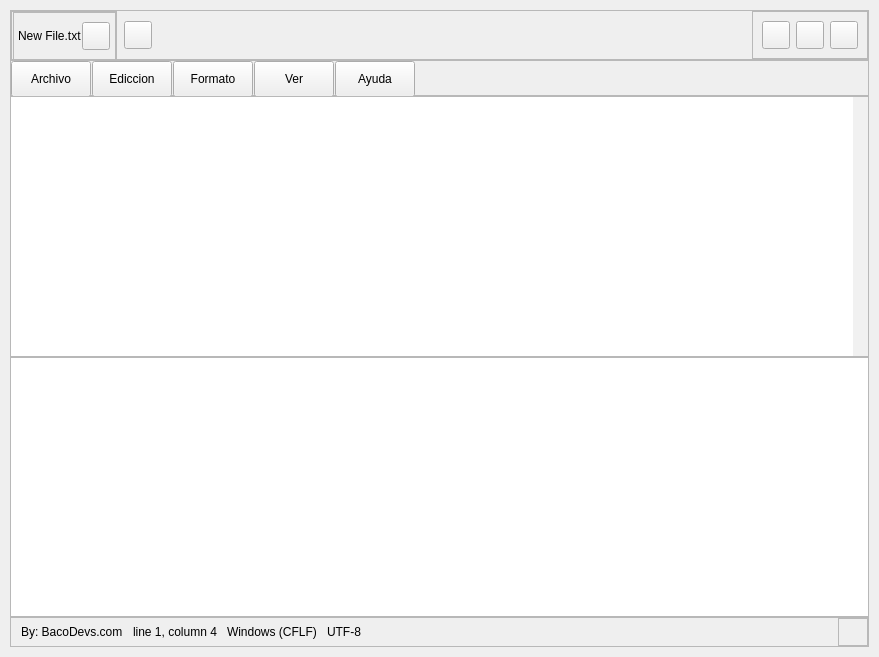
<?xml version="1.0" encoding="UTF-8"?>
<ui version="4.0">
 <class>MainWindow</class>
 <widget class="QMainWindow" name="MainWindow">
  <property name="geometry">
   <rect>
    <x>0</x>
    <y>0</y>
    <width>879</width>
    <height>657</height>
   </rect>
  </property>
  <property name="windowTitle">
   <string>MainWindow</string>
  </property>
  <property name="styleSheet">
   <string notr="true">* {
border: none;
font-family: &quot;segoe UI&quot;;
}

QToolTip {
margin: 0;
background: #3C3C3C;
color: #ccc;
}

/*BEGIN TOP*/
/******************************************************/
#top {
background: #3C3C3C;
border-top-left-radius: 4px;
border-top-right-radius: 4px;
}

#basic_buttons &gt; QPushButton, #btn_add { background: transparent; border-radius: 4px; }
#basic_buttons &gt; QPushButton:hover, #btn_add:hover { background: #505050; }

#btn_minimize { image: url(:/icons/assets/icons/minimize.png); }
#btn_maximize { image: url(:/icons/assets/icons/maximize.png); }
#btn_close { image: url(:/icons/assets/icons/close.png); }
#btn_add { image: url(:/icons/assets/icons/add.png); }

#pages { padding-top: 5px; }

#pages &gt; QFrame {
border-top-left-radius: 4px;
border-top-right-radius: 4px;
}

#pages &gt; QFrame &gt; QLabel {
background-position: left center;
background-repeat: no-repeat;
background-image: url(:/icons/assets/icons/icon-top.png), url(:/icons/assets/icons/close.png);

text-align: left;
padding-left: 32px;
padding-right: 3px;
color: #E8EBEA;
}

#pages &gt; QFrame &gt; QPushButton {
	image: url(:/icons/assets/icons/close.png);

}

#pages &gt; QFrame:hover {
background-color: rgba(255, 255, 255, 30);
}

/*END TOP*/
/******************************************************/



/*BEGIN MENU*/
/******************************************************/
#menu {
border-bottom: 1px solid #3C3C3C;
}

#menu &gt; QPushButton {
background: transparent;
padding: 4px 5px;
border: none;
border-radius: 0;
color: #ccc;
font-size: 9pt;
}
#menu &gt; QPushButton:hover {
color: #fff;
background: #505050;
}

QMenu {
background: #252526;
color: #ccc;
border: 1px solid #252526;
}

QMenu::item:selected { /* when user selects item using mouse or keyboard */
background-color: #094771;
}

QMenu::separator {
    height: 1px;
    background: #616161;
	margin: 10px 10px, 10px, 17px;
}


/*END MENU*/
/******************************************************/




/*BEGIN CENTER*/
/******************************************************/


CodeEditor, #document_1, #txt_cmd, #menu {
background: #1E1E1E;
font: 100 12pt &quot;Consolas&quot;;
color: rgb(255, 255, 255);
}

#txt_cmd {
border-top: 1px solid #3C3C3C;
}


/*END CENTER*/
/******************************************************/





/*BEGIN BOTTOM*/
/******************************************************/

#bottom {
background: #007ACC;
border-bottom-left-radius: 4px;
border-bottom-right-radius: 4px;
}

#bottom &gt; QLabel {
color: #fff;
}

#resize {
image: url(:/icons/assets/icons/resize.png);
}

/*END BOTTOM*/
/******************************************************/</string>
  </property>
  <widget class="QWidget" name="App">
   <property name="styleSheet">
    <string notr="true">/* /////////////////////////////////////////////////////////////////////////////////////////////////
ScrollBars */
 QScrollBar:vertical {
	border: none;
    background: transparent;
    width: 15px;
    margin: 0px;
border-left: 1px solid rgba(255, 255, 255, 35);
 }


 QScrollBar::handle:vertical {	
	background: rgba(255, 255, 255, 35);
    min-height: 25px;
 }
 QScrollBar::add-line:vertical {
    border: none;
    background: transparent;
    height: 0px;
     subcontrol-position: bottom;
     subcontrol-origin: margin;
 }
 QScrollBar::sub-line:vertical {
	border: none;
    background: transparent;
    height: 0px;
     subcontrol-position: top;
     subcontrol-origin: margin;
 }

QScrollBar::up-arrow:vertical, QScrollBar::down-arrow:vertical { background: none; }
QScrollBar::add-page:vertical, QScrollBar::sub-page:vertical { background: none; }
QScrollBar::up-arrow:horizontal, QScrollBar::down-arrow:horizontal { background: none; }
QScrollBar::add-page:horizontal, QScrollBar::sub-page:horizontal { background: none; }

/* ///////////////////////////////////////////////////////////////////////////////////////////////// */</string>
   </property>
   <layout class="QVBoxLayout" name="AppMargins">
    <property name="spacing">
     <number>0</number>
    </property>
    <property name="leftMargin">
     <number>10</number>
    </property>
    <property name="topMargin">
     <number>10</number>
    </property>
    <property name="rightMargin">
     <number>10</number>
    </property>
    <property name="bottomMargin">
     <number>10</number>
    </property>
    <item>
     <widget class="QFrame" name="top">
      <property name="minimumSize">
       <size>
        <width>0</width>
        <height>50</height>
       </size>
      </property>
      <property name="maximumSize">
       <size>
        <width>16777215</width>
        <height>50</height>
       </size>
      </property>
      <property name="frameShape">
       <enum>QFrame::StyledPanel</enum>
      </property>
      <property name="frameShadow">
       <enum>QFrame::Raised</enum>
      </property>
      <layout class="QHBoxLayout" name="horizontalLayout">
       <property name="spacing">
        <number>7</number>
       </property>
       <property name="leftMargin">
        <number>0</number>
       </property>
       <property name="topMargin">
        <number>0</number>
       </property>
       <property name="rightMargin">
        <number>0</number>
       </property>
       <property name="bottomMargin">
        <number>0</number>
       </property>
       <item>
        <widget class="QFrame" name="pages">
         <property name="minimumSize">
          <size>
           <width>0</width>
           <height>50</height>
          </size>
         </property>
         <property name="maximumSize">
          <size>
           <width>16777215</width>
           <height>50</height>
          </size>
         </property>
         <property name="frameShape">
          <enum>QFrame::StyledPanel</enum>
         </property>
         <property name="frameShadow">
          <enum>QFrame::Raised</enum>
         </property>
         <layout class="QHBoxLayout" name="Layout_pages">
          <property name="spacing">
           <number>0</number>
          </property>
          <property name="leftMargin">
           <number>1</number>
          </property>
          <property name="topMargin">
           <number>0</number>
          </property>
          <property name="rightMargin">
           <number>0</number>
          </property>
          <property name="bottomMargin">
           <number>0</number>
          </property>
          <item>
           <widget class="QFrame" name="file_1">
            <property name="minimumSize">
             <size>
              <width>0</width>
              <height>0</height>
             </size>
            </property>
            <property name="toolTip">
             <string>New File.txt</string>
            </property>
            <property name="frameShape">
             <enum>QFrame::StyledPanel</enum>
            </property>
            <property name="frameShadow">
             <enum>QFrame::Raised</enum>
            </property>
            <layout class="QHBoxLayout" name="file_layout_1">
             <property name="spacing">
              <number>0</number>
             </property>
             <property name="leftMargin">
              <number>4</number>
             </property>
             <property name="topMargin">
              <number>0</number>
             </property>
             <property name="rightMargin">
              <number>5</number>
             </property>
             <property name="bottomMargin">
              <number>0</number>
             </property>
             <item>
              <widget class="QLabel" name="title_1">
               <property name="text">
                <string>New File.txt</string>
               </property>
              </widget>
             </item>
             <item>
              <widget class="QPushButton" name="btn_close_1">
               <property name="minimumSize">
                <size>
                 <width>28</width>
                 <height>28</height>
                </size>
               </property>
               <property name="maximumSize">
                <size>
                 <width>28</width>
                 <height>28</height>
                </size>
               </property>
               <property name="cursor">
                <cursorShape>PointingHandCursor</cursorShape>
               </property>
               <property name="text">
                <string/>
               </property>
              </widget>
             </item>
            </layout>
            <zorder>btn_close_1</zorder>
            <zorder>title_1</zorder>
           </widget>
          </item>
         </layout>
        </widget>
       </item>
       <item>
        <widget class="QPushButton" name="btn_add">
         <property name="minimumSize">
          <size>
           <width>28</width>
           <height>28</height>
          </size>
         </property>
         <property name="maximumSize">
          <size>
           <width>28</width>
           <height>28</height>
          </size>
         </property>
         <property name="cursor">
          <cursorShape>PointingHandCursor</cursorShape>
         </property>
         <property name="text">
          <string/>
         </property>
        </widget>
       </item>
       <item>
        <spacer name="horizontalSpacer">
         <property name="orientation">
          <enum>Qt::Horizontal</enum>
         </property>
         <property name="sizeHint" stdset="0">
          <size>
           <width>40</width>
           <height>20</height>
          </size>
         </property>
        </spacer>
       </item>
       <item>
        <widget class="QFrame" name="basic_buttons">
         <property name="minimumSize">
          <size>
           <width>0</width>
           <height>0</height>
          </size>
         </property>
         <property name="frameShape">
          <enum>QFrame::StyledPanel</enum>
         </property>
         <property name="frameShadow">
          <enum>QFrame::Raised</enum>
         </property>
         <layout class="QHBoxLayout" name="horizontalLayout_4">
          <item>
           <widget class="QPushButton" name="btn_minimize">
            <property name="minimumSize">
             <size>
              <width>28</width>
              <height>28</height>
             </size>
            </property>
            <property name="maximumSize">
             <size>
              <width>28</width>
              <height>28</height>
             </size>
            </property>
            <property name="cursor">
             <cursorShape>PointingHandCursor</cursorShape>
            </property>
            <property name="toolTip">
             <string>Minimize</string>
            </property>
            <property name="text">
             <string/>
            </property>
           </widget>
          </item>
          <item>
           <widget class="QPushButton" name="btn_maximize">
            <property name="minimumSize">
             <size>
              <width>28</width>
              <height>28</height>
             </size>
            </property>
            <property name="maximumSize">
             <size>
              <width>28</width>
              <height>28</height>
             </size>
            </property>
            <property name="cursor">
             <cursorShape>PointingHandCursor</cursorShape>
            </property>
            <property name="toolTip">
             <string>Maximize</string>
            </property>
            <property name="text">
             <string/>
            </property>
           </widget>
          </item>
          <item>
           <widget class="QPushButton" name="btn_close">
            <property name="minimumSize">
             <size>
              <width>28</width>
              <height>28</height>
             </size>
            </property>
            <property name="maximumSize">
             <size>
              <width>28</width>
              <height>28</height>
             </size>
            </property>
            <property name="cursor">
             <cursorShape>PointingHandCursor</cursorShape>
            </property>
            <property name="toolTip">
             <string>Close</string>
            </property>
            <property name="text">
             <string/>
            </property>
           </widget>
          </item>
         </layout>
        </widget>
       </item>
      </layout>
     </widget>
    </item>
    <item>
     <widget class="QFrame" name="menu">
      <property name="minimumSize">
       <size>
        <width>0</width>
        <height>36</height>
       </size>
      </property>
      <property name="maximumSize">
       <size>
        <width>16777215</width>
        <height>36</height>
       </size>
      </property>
      <property name="frameShape">
       <enum>QFrame::StyledPanel</enum>
      </property>
      <property name="frameShadow">
       <enum>QFrame::Raised</enum>
      </property>
      <layout class="QHBoxLayout" name="horizontalLayout_2">
       <property name="spacing">
        <number>1</number>
       </property>
       <property name="leftMargin">
        <number>0</number>
       </property>
       <property name="topMargin">
        <number>0</number>
       </property>
       <property name="rightMargin">
        <number>0</number>
       </property>
       <property name="bottomMargin">
        <number>0</number>
       </property>
       <item>
        <widget class="QPushButton" name="file">
         <property name="minimumSize">
          <size>
           <width>0</width>
           <height>36</height>
          </size>
         </property>
         <property name="maximumSize">
          <size>
           <width>16777215</width>
           <height>36</height>
          </size>
         </property>
         <property name="cursor">
          <cursorShape>PointingHandCursor</cursorShape>
         </property>
         <property name="text">
          <string>Archivo</string>
         </property>
        </widget>
       </item>
       <item>
        <widget class="QPushButton" name="edition">
         <property name="minimumSize">
          <size>
           <width>0</width>
           <height>36</height>
          </size>
         </property>
         <property name="maximumSize">
          <size>
           <width>16777215</width>
           <height>36</height>
          </size>
         </property>
         <property name="cursor">
          <cursorShape>PointingHandCursor</cursorShape>
         </property>
         <property name="text">
          <string>Ediccion</string>
         </property>
        </widget>
       </item>
       <item>
        <widget class="QPushButton" name="format">
         <property name="minimumSize">
          <size>
           <width>0</width>
           <height>36</height>
          </size>
         </property>
         <property name="maximumSize">
          <size>
           <width>16777215</width>
           <height>36</height>
          </size>
         </property>
         <property name="cursor">
          <cursorShape>PointingHandCursor</cursorShape>
         </property>
         <property name="text">
          <string>Formato</string>
         </property>
        </widget>
       </item>
       <item>
        <widget class="QPushButton" name="view">
         <property name="minimumSize">
          <size>
           <width>0</width>
           <height>36</height>
          </size>
         </property>
         <property name="maximumSize">
          <size>
           <width>16777215</width>
           <height>36</height>
          </size>
         </property>
         <property name="cursor">
          <cursorShape>PointingHandCursor</cursorShape>
         </property>
         <property name="text">
          <string>Ver</string>
         </property>
        </widget>
       </item>
       <item>
        <widget class="QPushButton" name="help">
         <property name="minimumSize">
          <size>
           <width>0</width>
           <height>36</height>
          </size>
         </property>
         <property name="maximumSize">
          <size>
           <width>16777215</width>
           <height>36</height>
          </size>
         </property>
         <property name="cursor">
          <cursorShape>PointingHandCursor</cursorShape>
         </property>
         <property name="text">
          <string>Ayuda</string>
         </property>
        </widget>
       </item>
       <item>
        <spacer name="horizontalSpacer_2">
         <property name="orientation">
          <enum>Qt::Horizontal</enum>
         </property>
         <property name="sizeHint" stdset="0">
          <size>
           <width>40</width>
           <height>20</height>
          </size>
         </property>
        </spacer>
       </item>
      </layout>
     </widget>
    </item>
    <item>
     <widget class="QSplitter" name="center">
      <property name="orientation">
       <enum>Qt::Vertical</enum>
      </property>
      <property name="handleWidth">
       <number>0</number>
      </property>
      <widget class="QStackedWidget" name="stackedWidget">
       <property name="minimumSize">
        <size>
         <width>0</width>
         <height>0</height>
        </size>
       </property>
       <widget class="QWidget" name="page_1">
        <layout class="QVBoxLayout" name="widget_layout_1">
         <property name="spacing">
          <number>0</number>
         </property>
         <property name="leftMargin">
          <number>0</number>
         </property>
         <property name="topMargin">
          <number>0</number>
         </property>
         <property name="rightMargin">
          <number>0</number>
         </property>
         <property name="bottomMargin">
          <number>0</number>
         </property>
         <item>
          <widget class="CodeEditor" name="document_1">
           <property name="styleSheet">
            <string notr="true"/>
           </property>
           <property name="verticalScrollBarPolicy">
            <enum>Qt::ScrollBarAlwaysOn</enum>
           </property>
           <property name="plainText">
            <string/>
           </property>
          </widget>
         </item>
        </layout>
       </widget>
      </widget>
      <widget class="QTextEdit" name="txt_cmd">
       <property name="minimumSize">
        <size>
         <width>0</width>
         <height>0</height>
        </size>
       </property>
       <property name="styleSheet">
        <string notr="true"/>
       </property>
       <property name="verticalScrollBarPolicy">
        <enum>Qt::ScrollBarAlwaysOff</enum>
       </property>
      </widget>
     </widget>
    </item>
    <item>
     <widget class="QFrame" name="bottom">
      <property name="minimumSize">
       <size>
        <width>0</width>
        <height>30</height>
       </size>
      </property>
      <property name="maximumSize">
       <size>
        <width>16777215</width>
        <height>30</height>
       </size>
      </property>
      <property name="frameShape">
       <enum>QFrame::StyledPanel</enum>
      </property>
      <property name="frameShadow">
       <enum>QFrame::Raised</enum>
      </property>
      <layout class="QHBoxLayout" name="horizontalLayout_3">
       <property name="spacing">
        <number>10</number>
       </property>
       <property name="leftMargin">
        <number>10</number>
       </property>
       <property name="topMargin">
        <number>0</number>
       </property>
       <property name="rightMargin">
        <number>0</number>
       </property>
       <property name="bottomMargin">
        <number>0</number>
       </property>
       <item>
        <widget class="QLabel" name="lbl_creator">
         <property name="text">
          <string>By: BacoDevs.com</string>
         </property>
        </widget>
       </item>
       <item>
        <widget class="QLabel" name="lbl_line">
         <property name="text">
          <string>line 1, column 4</string>
         </property>
        </widget>
       </item>
       <item>
        <widget class="QLabel" name="lbl_format_writer">
         <property name="text">
          <string>Windows (CFLF)</string>
         </property>
        </widget>
       </item>
       <item>
        <widget class="QLabel" name="lbl_format">
         <property name="text">
          <string>UTF-8</string>
         </property>
        </widget>
       </item>
       <item>
        <spacer name="horizontalSpacer_3">
         <property name="orientation">
          <enum>Qt::Horizontal</enum>
         </property>
         <property name="sizeHint" stdset="0">
          <size>
           <width>601</width>
           <height>20</height>
          </size>
         </property>
        </spacer>
       </item>
       <item>
        <widget class="QFrame" name="resize">
         <property name="minimumSize">
          <size>
           <width>30</width>
           <height>22</height>
          </size>
         </property>
         <property name="maximumSize">
          <size>
           <width>22</width>
           <height>30</height>
          </size>
         </property>
         <property name="cursor">
          <cursorShape>SizeFDiagCursor</cursorShape>
         </property>
         <property name="frameShape">
          <enum>QFrame::StyledPanel</enum>
         </property>
         <property name="frameShadow">
          <enum>QFrame::Raised</enum>
         </property>
        </widget>
       </item>
      </layout>
     </widget>
    </item>
   </layout>
  </widget>
 </widget>
 <customwidgets>
  <customwidget>
   <class>CodeEditor</class>
   <extends>QPlainTextEdit</extends>
   <header location="global">modules/codeeditor.h</header>
  </customwidget>
 </customwidgets>
 <resources>
  <include location="../sources.qrc"/>
 </resources>
 <connections/>
</ui>
